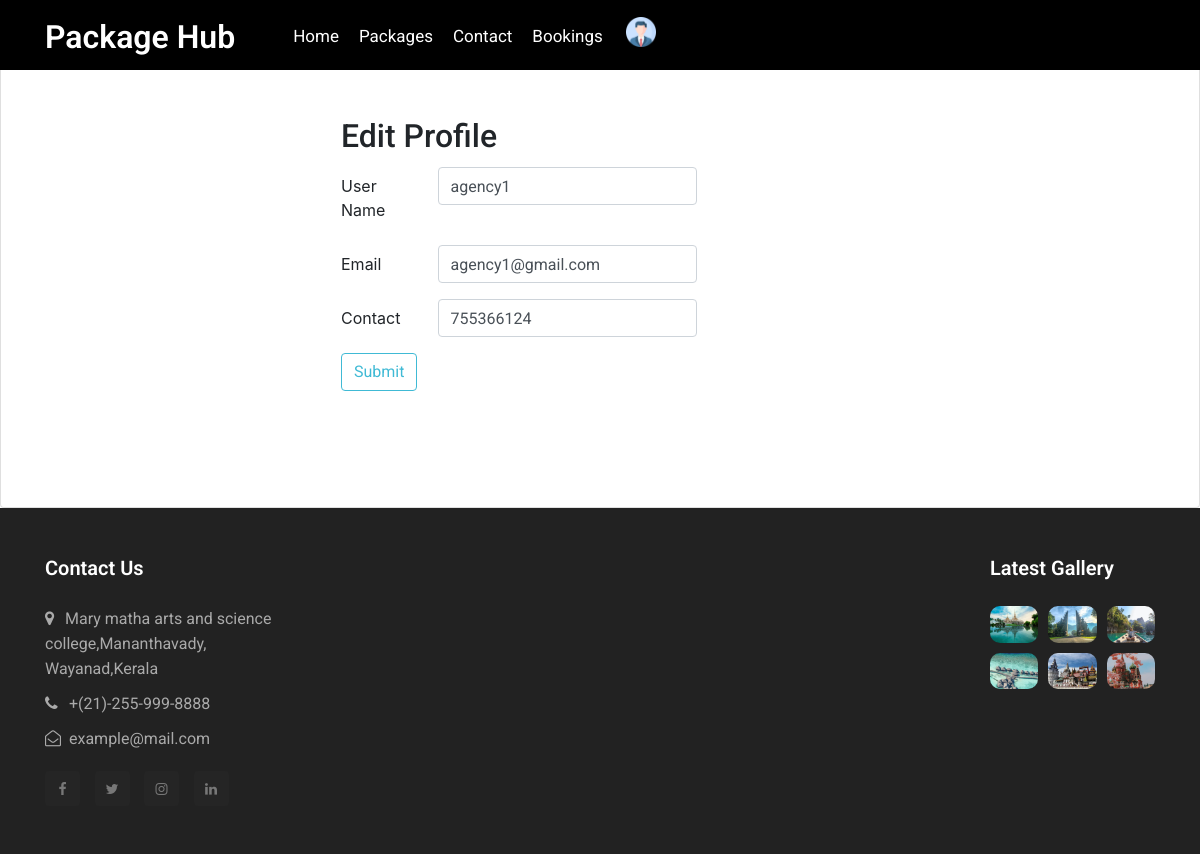
Page /edit_userprofile (signed in) on the committed database.
### app/models.py (models this page shows)
class CustomUser(AbstractUser):
    register_status = (
        ('approve', 'approve'),
        ('pending', 'pending'),
        ('reject', 'reject'),
    )
    phone_number = models.CharField(max_length=10)
    user_type = models.CharField(max_length=100)
    status = models.CharField(choices=register_status, default='pending', max_length=50)

### app/views.py (the view)
# urls.py: path('edit_userprofile', views.edit_userprofile, name="edit_userprofile"),
@cache_control(no_cache=True, must_revalidate=True, no_store=True)
@login_required(login_url=Login)
def edit_userprofile(request):
    User = CustomUser.objects.get(id=request.user.id)
    if request.method == 'POST':
        User.username = request.POST['username']
        User.email = request.POST['email']
        User.phone_number = request.POST['phone_number']
        User.save()
        return redirect(userHome)
    else:
        context = {
            'User':User,
        }
        return render(request, 'User/userprofile.html', context)

### template/User/userprofile.html (shortened to what this page needs)
{% extends 'User/UserHome.html' %}
{% block content %}
<div class="main-panel">
    <div class="content-wrapper">
      <div class="row">
        <div class="col-12 grid-margin">
            <div class="card">
            <div class="card-body">
                <h4 class="card-title " style="font-size: xx-large;">Edit Profile</h4>
                <form class="form-sample" action="{% url 'edit_userprofile' %}" method="post" enctype="multipart/form-data">
                    <div class="row">
                        <div class="col-md-6">
                        <div class="form-group row">
                            <label class="col-sm-3 col-form-label">User Name</label>
                            <div class="col-sm-9">
                            <input type="text" name="username" value="{{User.username}}" class="form-control" />
                            </div>
                        </div>
                        </div>
                    </div>
                    <div class="row">
                        <div class="col-md-6">
                        <div class="form-group row">
                            <label class="col-sm-3 col-form-label">Email</label>
                            <div class="col-sm-9">
                            <input type="text" name="email" value="{{User.email}}" class="form-control" />
                            </div>
                        </div>
                        </div>
                    </div>
                    <div class="row">
                        <div class="col-md-6">
                        <div class="form-group row">
                            <label class="col-sm-3 col-form-label">Contact</label>
                            <div class="col-sm-9">
                            <input type="text" name="phone_number" value="{{User.phone_number}}" class="form-control" />
                            </div>
                        </div>
                        </div>
                    </div>
                    <button type="submit" class="btn btn-outline-primary btn-fw">
                        Submit
                    </button>
                </form>
            </div>
        </div>
    </div>
</div>
</div>
</div>
{% endblock %}

### rows in the picture
CustomUser: username "agency1", email "agency1@gmail.com", phone_number "755366124"
